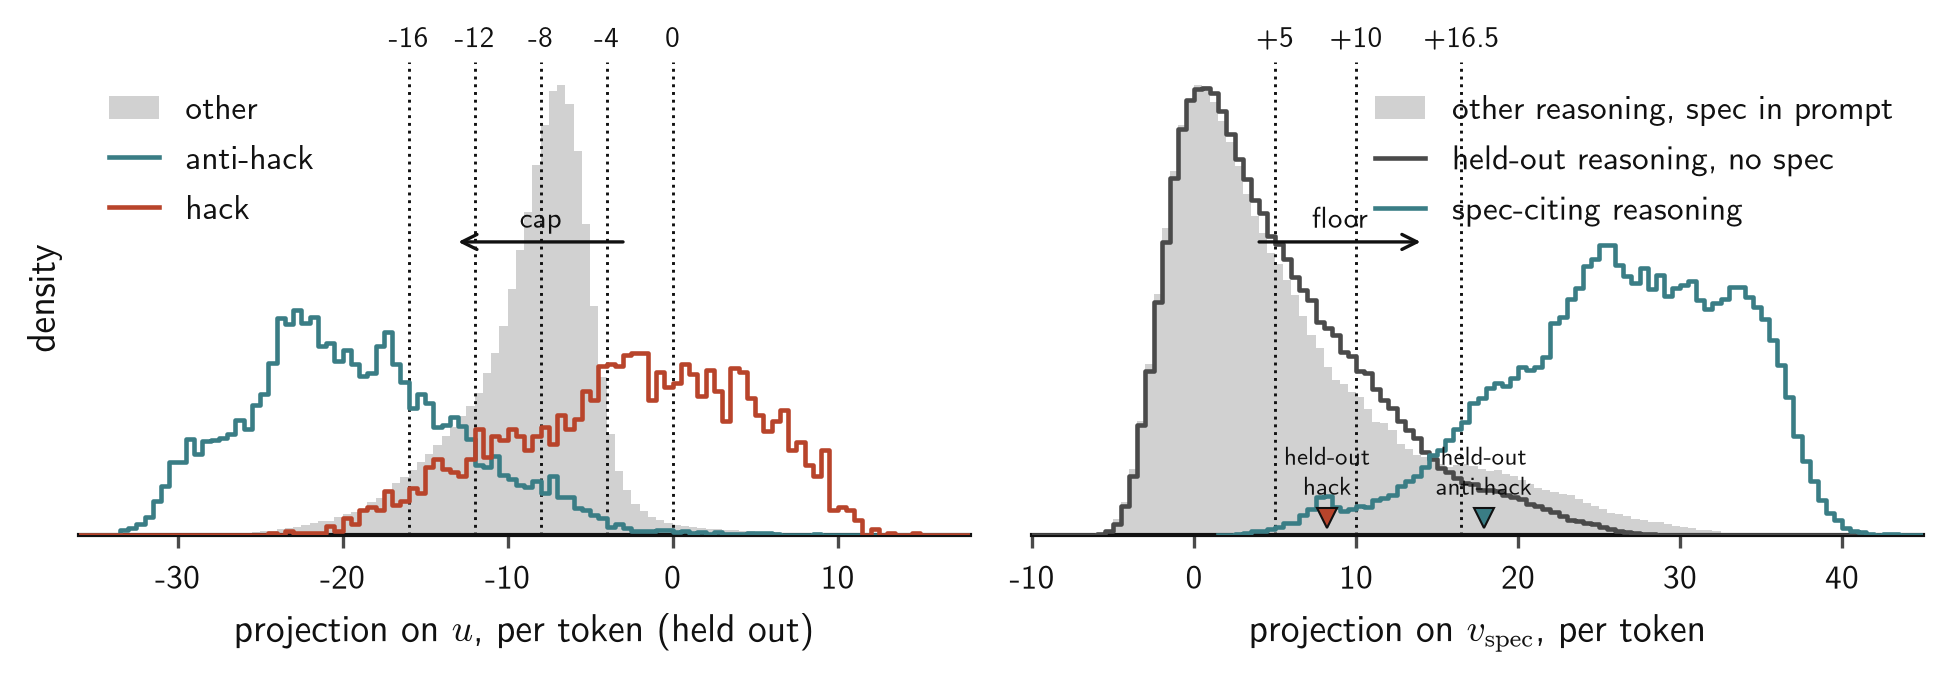

The script that saved this image:
"""Cap on u vs floor on v_cite: same one-sided operator, opposite tail. Two panels, both PER TOKEN, the
same held-out tokens on both axes.

Left:  held-out rollouts (val + test-A of the 42-rollout bf16 capture), per-token projection on u by
       judge segment class (other / anti-hack / hack); dotted rules = cap thresholds tau in
       {0, -4, -8, -12, -16}; the cap moves tokens RIGHT of a rule leftwards.
Right: per-token projection on v_cite of spec-citing reasoning and of other reasoning from the spec-
       prompted fit rollouts (in sample), and of the SAME held-out tokens as the left panel, which never
       saw the spec (all classes pooled); dotted rules = floors t in {5, 10, 16.5}; the floor moves
       tokens LEFT of a rule rightwards. Ticks mark the held-out hack and anti-hack medians on v.
Reads experiments/spec-vector/artifacts/cap_floor/{heldout_token_hist.csv, token_hist.csv, thresholds.json}.
    uv run --with matplotlib --with pandas python paper-artifacts/cap_vs_floor/cap_vs_floor.py
"""
import json, os, sys

import numpy as np
import pandas as pd
import matplotlib
matplotlib.use("Agg")
import matplotlib.pyplot as plt

HERE = os.path.dirname(os.path.abspath(__file__))
ROOT = os.path.dirname(os.path.dirname(HERE))
DATA = os.path.join(ROOT, "experiments/spec-vector/artifacts/cap_floor")
sys.path.insert(0, os.path.dirname(HERE))
try:
    import paper_style as ps
    ps.use(); INK, TEAL, VERM, FAINT, COL = ps.INK, ps.TEAL, ps.VERMILLION, ps.FAINT, ps.COL
    save = ps.save
except Exception:   # design-language dependency missing: inline the same rules
    INK, TEAL, VERM, FAINT, COL = "#1a1a1a", "#1b8a8f", "#d55e00", "#9a9a9a", 3.3
    plt.rcParams.update({"font.family": "sans-serif", "font.size": 9, "axes.labelsize": 9, "xtick.labelsize": 8,
                         "ytick.labelsize": 8, "legend.fontsize": 7.5, "savefig.dpi": 300, "pdf.fonttype": 42,
                         "axes.spines.top": False, "axes.spines.right": False, "axes.unicode_minus": False})
    def save(fig, stem, where=HERE):
        for ext in ("pdf", "png"): fig.savefig(os.path.join(where, f"{stem}.{ext}"))
        return os.path.join(where, f"{stem}.png")
MUTED = "#4a4a4a"

meta = json.load(open(os.path.join(DATA, "thresholds.json")))
held = pd.read_csv(os.path.join(DATA, "heldout_token_hist.csv")); held = held[held.split.isin(["val", "test"])]
tok = pd.read_csv(os.path.join(DATA, "token_hist.csv"))
hsum = json.load(open(os.path.join(DATA, "heldout_token_hist.json")))["groups"]
W = 0.5


def agg(d):
    return d.groupby("bin_left", as_index=False)["count"].sum()


def step_density(ax, d, color, label, fill, lo, hi):
    d = d[(d.bin_left >= lo) & (d.bin_left < hi)].sort_values("bin_left")
    x = np.r_[d.bin_left.values, d.bin_left.values[-1] + W]; y = np.r_[d["count"].values, 0] / (d["count"].sum() * W)
    if fill: ax.fill_between(x, y, step="post", color=color, alpha=0.45, lw=0, label=label, zorder=1)
    else: ax.step(x, y, where="post", color=color, lw=1.1, label=label, zorder=3)


def rules(ax, ts, labels, ymax):
    for t, lab in zip(ts, labels):
        ax.axvline(t, color=INK, ls=":", lw=0.7, zorder=2); ax.text(t, ymax * 1.02, lab, ha="center", va="bottom", fontsize=7, color=INK)


fig, (ax1, ax2) = plt.subplots(1, 2, figsize=(2 * COL, 0.72 * COL))
# --- left: cap on u, held-out tokens by class
lo, hi = -36, 18
hu = held[held.vector == "u"]
for cls, color, label, fill in (("other", FAINT, "other", True), ("decline", TEAL, "anti-hack", False), ("hack", VERM, "hack", False)):
    step_density(ax1, agg(hu[hu.cls == cls]), color, label, fill, lo, hi)
ymax = ax1.get_ylim()[1]
rules(ax1, meta["u"]["cap_grid"], [str(t) for t in meta["u"]["cap_grid"]], ymax)
ax1.annotate("", xy=(-13.5, ymax * 0.62), xytext=(-2.5, ymax * 0.62), arrowprops=dict(arrowstyle="->", color=INK, lw=0.8))
ax1.text(-8, ymax * 0.65, "cap", ha="center", fontsize=7, color=INK)
ax1.set_xlim(lo, hi); ax1.set_ylim(0, ymax); ax1.set_yticks([]); ax1.spines["left"].set_visible(False)
ax1.set_xlabel(r"projection on $u$, per token (held out)"); ax1.set_ylabel("density"); ax1.legend(loc="upper left", frameon=False)
# --- right: floor on v_cite: in-sample citing / other spec-arm reasoning, held-out tokens (no spec)
lo, hi = -10, 45
hv = held[held.vector == "v_cite"]
step_density(ax2, agg(tok[(tok.vector == "v_cite") & (tok.cls == "other_spec_reasoning")]), FAINT, "other reasoning, spec in prompt", True, lo, hi)
step_density(ax2, agg(hv), MUTED, "held-out reasoning, no spec", False, lo, hi)
step_density(ax2, agg(tok[(tok.vector == "v_cite") & (tok.cls == "citing_reasoning")]), TEAL, "spec-citing reasoning", False, lo, hi)
ymax = ax2.get_ylim()[1]
rules(ax2, meta["v_cite"]["floors"], [f"+{t:g}" for t in meta["v_cite"]["floors"]], ymax)
for cls, lab, color in (("hack", "hack", VERM), ("decline", "anti-hack", TEAL)):
    m = np.median([hsum[f"{sp}/v_cite/{cls}"]["median"] for sp in ("val", "test") if f"{sp}/v_cite/{cls}" in hsum])
    ax2.plot([m], [ymax * 0.035], marker="v", color=color, ms=5, mec=INK, mew=0.5, ls="none", zorder=4)
    ax2.text(m, ymax * 0.085, f"held-out\n{lab}", ha="center", fontsize=6, color=INK)
ax2.annotate("", xy=(14.5, ymax * 0.62), xytext=(3.5, ymax * 0.62), arrowprops=dict(arrowstyle="->", color=INK, lw=0.8))
ax2.text(9, ymax * 0.65, "floor", ha="center", fontsize=7, color=INK)
ax2.set_xlim(lo, hi); ax2.set_ylim(0, ymax); ax2.set_yticks([]); ax2.spines["left"].set_visible(False)
ax2.set_xlabel(r"projection on $v_{\mathrm{spec}}$, per token"); ax2.legend(loc="upper right", frameon=False)
fig.tight_layout()
print(save(fig, "cap_vs_floor"))
